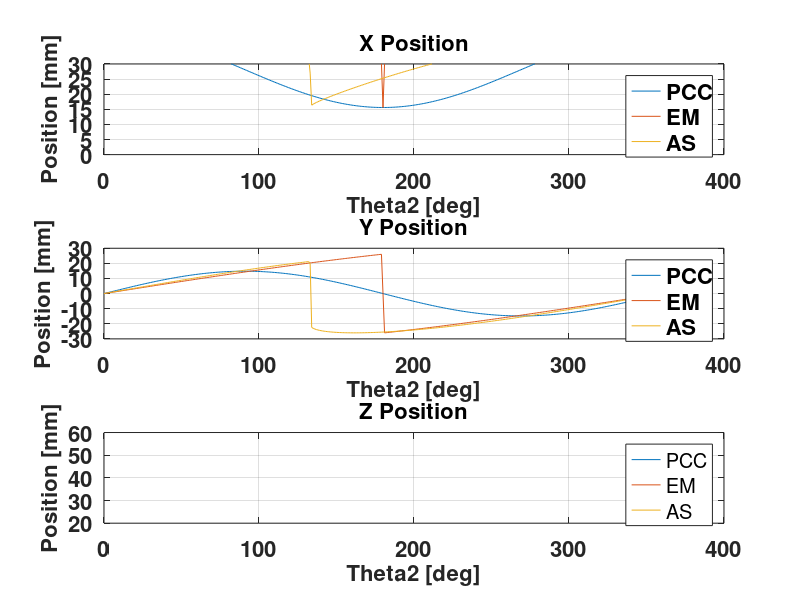

MATLAB code to generate this figure: (Note: this script raises an error after producing the figure.)
clear; clc;

load("torsion_compare.mat")

pcc_pos = zeros(size(T_pcc,2),3);
em_pos = zeros(size(T_em,2),3);
as_pos = zeros(size(T_as,2),3);

for i = 1:size(T_pcc,2)
    pcc_pos(i,:) = T_pcc{i}(1:3,4)'*1000;
    em_pos(i,:) = T_em{i}(1:3,4)'*1000;
    as_pos(i,:) = T_as{i}(1:3,4)'*1000;
end




figure(1)
range = 1:size(T_pcc,2);
subplot(3,1,1)
plot(rotations, [pcc_pos(:,1), em_pos(:,1), as_pos(:,1)]);
grid on;
set(gca,'FontSize',16,'fontWeight','bold')
set(findall(gcf,'type','text'),'FontSize',16,'fontWeight','bold')
ylim([0, 30]);
xlabel("Theta2 [deg]")
ylabel("Position [mm]");
title("X Position");
legend("PCC", "EM", "AS");

subplot(3,1,2)
plot(rotations, [pcc_pos(:,2), em_pos(:,2), as_pos(:,2)]);
grid on;
set(gca,'FontSize',16,'fontWeight','bold')
set(findall(gcf,'type','text'),'FontSize',16,'fontWeight','bold')
ylim([-30, 30]);
xlabel("Theta2 [deg]")
ylabel("Position [mm]");
title("Y Position");
legend("PCC", "EM", "AS");

subplot(3,1,3)
plot(rotations, [pcc_pos(:,3), em_pos(:,3), as_pos(:,3)]);
grid on;
set(gca,'FontSize',16,'fontWeight','bold')
set(findall(gcf,'type','text'),'FontSize',16,'fontWeight','bold')
ylim([20, 60]);
xlabel("Theta2 [deg]")
ylabel("Position [mm]");
title("Z Position");
legend("PCC", "EM", "AS");

sgtitle("XYZ Positions")